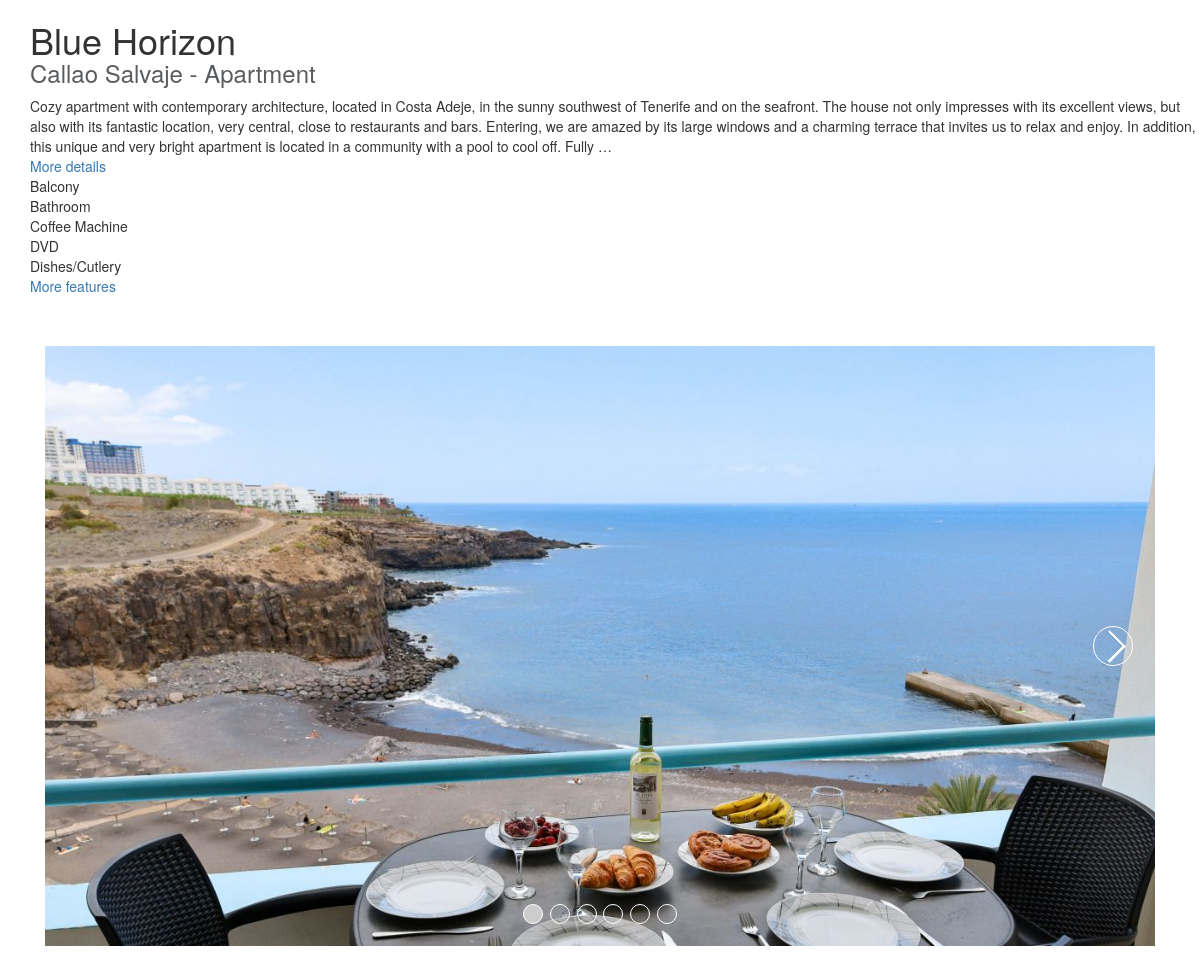
The page /apartment/1/ on the database its author committed.
### Rental/models.py (models this page shows, shortened)
class Apartment(models.Model):
    name = models.CharField(unique=True,
                            max_length=250)
    description = models.TextField()
    square = models.PositiveIntegerField(default=0,)
    occupants = models.PositiveIntegerField(default=0,)
    town = models.ForeignKey(Town,
                             on_delete=models.SET_NULL,
                             null=True,
                             related_name='apartments')

class Town(models.Model):
    name = models.CharField(unique=True,
                            max_length=100)
    def __str__(self):
        return self.name
    class Meta:
        ordering = ['name']

class Type(models.Model):
    name = models.CharField(unique=True,
                            max_length=100)
    apartments = models.ForeignKey(Apartment,
                                   on_delete=models.SET_NULL,
                                   null=True,
                                   blank=True,)
    def __str__(self):
        return self.name.capitalize()
    class Meta:
        ordering = ['name']

class ApartmentFeature(models.Model):
    apartment = models.ForeignKey(Apartment,
                                  on_delete=models.CASCADE)
    feature = models.ForeignKey(Feature,
                                on_delete=models.CASCADE,
                                default="")
    count = models.PositiveIntegerField(default=0,)
    def __str__(self):
        return self.feature.name

class Feature(models.Model):
    name = models.CharField(unique=True,
                            max_length=250)
    class Meta:
        ordering = ['name']

class ApartmentImages(models.Model):
    apartment = models.ForeignKey(Apartment,
                                  on_delete=models.CASCADE)
    image = models.ImageField(upload_to='images/')

### Rental/views.py (the view)
# urls.py: path('apartment/<int:object_id>/', views.Apartment_view.as_view(), name='show_object'),
class Apartment_view(View):
    template_name = 'apartments/apartment.html'
    def get(self, request, object_id):
        apartment = get_object_or_404(Apartment, pk=object_id)
        context = {'apartment': apartment,
                   'apartment_type': apartment.type_set.first(),
                   'features': apartment.apartmentfeature_set.all(),
                   }
        return render(request, self.template_name, context)

### Rental/templates/apartments/apartment.html (shortened to what this page needs)
{% extends "layout.html" %}
{% load static %}
{% block css %}
    <link rel="stylesheet" type="text/css" href="{% static 'css/apartment.css' %}">
{% endblock css %}
{% block body %}
    <div class="d-flex flex-column align-items-start ms-5">
        <h1 class="mb-0">{{ apartment.name }}</h1>
        <h3 class="text-muted mt-0">{{ apartment.town }} - {{ apartment_type }}</h3>
        {% with text=apartment.description %}
            {% if text|wordcount > 100 %}
                <div class="half-content" id="half-{{ apartment.pk }}">{{text|safe|linebreaksbr|truncatewords:80}}<a data-id="{{ apartment.pk }}" href="javascript:void();" class="show-hide-btn"><br>More details</a></div>
            {% else %}
                <p>
                    {{ text|safe|linebreaksbr }}
                </p>
            {% endif %}
        {% endwith %}
        <div>
            {% if features|length > 5 %}
                {% for feature in features|slice:":5"%}
                    <div class="feature">
                        {{ feature }}
                    </div>
                {% endfor %}
                <a href="#" class="show-hide-features">More features</a>
            {% else %}
                {% for feature in features %}
                    <div class="feature">
                        {{ feature }}
                    </div>
                {% endfor %}
            {% endif %}
          </div>
    </div>
    <div class="container">
        <div class="carousel">
            <ul class="carousel__items">
                {% for image in apartment.apartmentimages_set.all %}
                    <li class="carousel__item"><img src="{{image.image.url}}" alt="image.apartment.name"></li>
                {% endfor %}
            </ul>
         <div class="carousel__next">
            {% for image in apartment.apartmentimages_set.all %}
                <label for="carousel-{{image.pk}}"></label>
            {% endfor %}
         </div>
         <div class="carousel__nav">
            {% for image in apartment.apartmentimages_set.all %}
                <label for="carousel-{{image.pk}}"></label>
            {% endfor %}
         </div>
       </div>
     </div>
{% endblock body %}

### Rental/templates/layout.html (shortened to what this page needs)
<!DOCTYPE html>
<html lang="en">
  <head>
    {% block css %}
    {% endblock css %}
    <link href="https://cdn.jsdelivr.net/npm/bootstrap@5.3.0-alpha3/dist/css/bootstrap.min.css" rel="stylesheet">
    <link rel="stylesheet" href="https://maxcdn.bootstrapcdn.com/bootstrap/3.4.1/css/bootstrap.min.css">
  </head>
  <body>
    {% block body %}
    {% endblock body %}
  </body>
</html>

### static/css/apartment.css (style rules this page uses)
*, *:before, *:after { box-sizing: border-box; -webkit-box-sizing: border-box; -moz-box-sizing: border-box; }
body { background: #fcfcfc; margin: 0; }
.container { width: 900px; min-width: 900px; margin: 50px auto; }
.carousel { width: 100%; position: relative; overflow: hidden; }
.carousel > input[type=radio]:checked ~ .carousel__items .carousel__item, .carousel > input[type=radio]:checked ~ .carousel__prev > label, .carousel > input[type=radio]:checked ~ .carousel__next > label { opacity: 0; }
.carousel > input[type=radio]:nth-child(1):checked ~ .carousel__items .carousel__item:nth-child(1) { opacity: 1; }
.carousel > input[type=radio]:nth-child(1):checked ~ .carousel__next > label:nth-child(2) { opacity: 1 !important; z-index: 3; }
.carousel > input[type=radio]:nth-child(1):checked ~ .carousel__nav > label:nth-child(1) { background: #ccc; cursor: default; pointer-events: none; }
.carousel__items { margin: 0; padding: 0; list-style-type: none; width: 100%; height: 600px; position: relative; }
.carousel__item { position: absolute; top: 0; left: 0; width: 100%; height: 100%; z-index: 1; transition: opacity 2s; -webkit-transition: opacity 2s; }
.carousel__prev > label, .carousel__next > label { border: 1px solid #fff; border-radius: 50%; cursor: pointer; display: block; width: 40px; height: 40px; position: absolute; top: 50%; transform: translateY(-50%); -webkit-transform: translateY(-50%); transition: all 0.3s ease; -webkit-transition: all 0.3s ease; opacity: 0; z-index: 2; }
.carousel__prev > label:before, .carousel__prev > label:after, .carousel__next > label:before, .carousel__next > label:after { content: ""; position: absolute; width: inherit; height: inherit; }
.carousel__prev > label:before, .carousel__next > label:before { background: linear-gradient(to top, #fff 0%, #fff 10%, rgba(51, 51, 51, 0) 10%), linear-gradient(to left, #fff 0%, #fff 10%, rgba(51, 51, 51, 0) 10%); width: 60%; height: 60%; top: 20%; }
.carousel__next > label { right: 2%; }
.carousel__next > label:before { left: 10%; transform: rotate(315deg); -webkit-transform: rotate(315deg); }
.carousel__nav { position: absolute; bottom: 3%; left: 0; text-align: center; width: 100%; z-index: 3; }
.carousel__nav > label { border: 1px solid #fff; display: inline-block; border-radius: 50%; cursor: pointer; margin: 0 0.125%; width: 20px; height: 20px; }

### rows shown on the page
Apartment: name "Blue Horizon", town "Callao Salvaje", description "Cozy apartment with contemporary architecture, located in Costa Adeje, in the sunny southwest of Tenerife and on the seafront. The house not only impresses with its excellent views, but also with its fantastic location, very central, close to restaurants and bars. Entering, we are amazed by its large windows and a charming terrace that invites us to relax and enjoy. In addition, this unique and very bright apartment is located in a community with a pool to cool off. Fully …"
Type: name "Apartment"
ApartmentFeature: feature.name "Balcony"
ApartmentFeature: feature.name "Bathroom"
ApartmentFeature: feature.name "Coffee Machine"
ApartmentFeature: feature.name "DVD"
ApartmentFeature: feature.name "Dishes/Cutlery"
